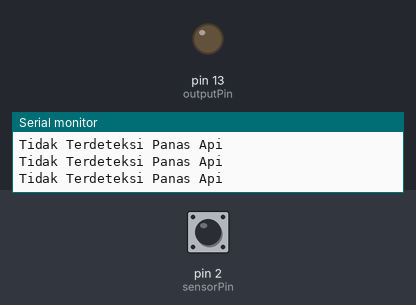
A sketch run on a simulated Arduino Uno, built with avr-gcc and run on an emulated ATmega328P. On the bench: output pins drawn as LEDs (lit = HIGH), the last lines printed to the serial monitor. Dashed ring = blinking. The inputs (shaded band) are chosen by the test bench; at power-on: pin 2 (sensorPin) LOW.

Above: at 1.2 s.
1.3 s: pin 2 (sensorPin) driven HIGH
At 2.5 s:
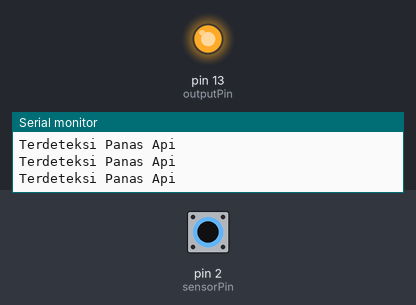
2.8 s: pin 2 (sensorPin) driven LOW
At 3.9 s:
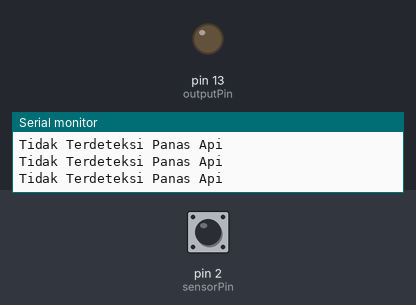
4.3 s: pin 2 (sensorPin) pulsed HIGH 2 times (0.12 s each, 0.3 s apart)
At 4.56 s:
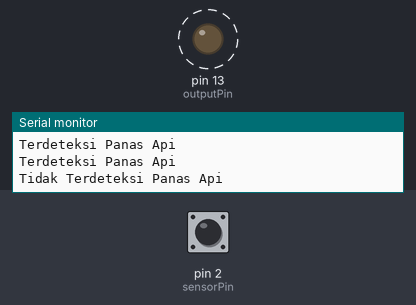
7.9 s: pin 2 (sensorPin) pulsed HIGH 5 times (0.12 s each, 0.3 s apart)
At 9.9 s:
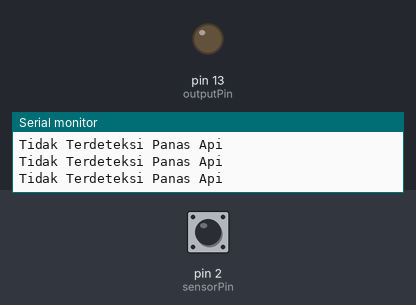
Timing chart, 0 to 11.4 s (numbered marks = the images above; inputs shaded):
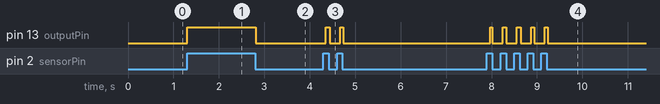

Measured:
- after the input at 1.3 s, pin 13 (outputPin): LOW → HIGH at once
- after the input at 2.8 s, pin 13 (outputPin): HIGH → LOW at once
- after the input at 4.3 s, pin 13 (outputPin): alternates HIGH for 0.08 s and LOW for 0.23 s, 4 changes in all, then stays LOW, starting after 0.05 s
- after the input at 7.9 s, pin 13 (outputPin): alternates HIGH for 0.07 s and LOW for 0.23 s, 10 changes in all, then stays LOW, starting after 0.07 s

The sketch:

Sensor_Api.ino
```cpp
const int sensorPin = 2;
const int outputPin =  13;

// variables will change:
int bacasensor = 0;

void setup() {
  pinMode(outputPin, OUTPUT);
  pinMode(sensorPin, INPUT);
  Serial.begin(9600);
}

void loop() {
  bacasensor = digitalRead(sensorPin);

  if (bacasensor == HIGH) {
    // turn LED on:
    digitalWrite(outputPin, HIGH);
    Serial.println("Terdeteksi Panas Api");
  } else {
    // turn LED off:
    digitalWrite(outputPin, LOW);
    Serial.println("Tidak Terdeteksi Panas Api");
    delay(100);
  }
}
```
